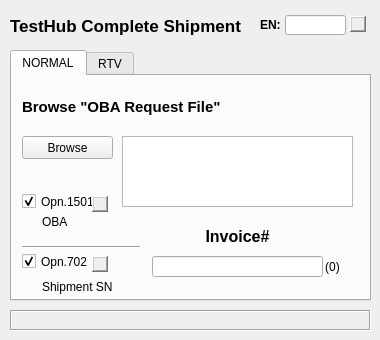
<?xml version="1.0" encoding="UTF-8"?>
<ui version="4.0">
 <class>MainForm</class>
 <widget class="QWidget" name="MainForm">
  <property name="geometry">
   <rect>
    <x>0</x>
    <y>0</y>
    <width>380</width>
    <height>340</height>
   </rect>
  </property>
  <property name="windowTitle">
   <string>TestHub Complete Shipment</string>
  </property>
  <property name="windowIcon">
   <iconset>
    <normalon>Icon1.png</normalon>
   </iconset>
  </property>
  <widget class="QTabWidget" name="tabWidget">
   <property name="geometry">
    <rect>
     <x>10</x>
     <y>50</y>
     <width>361</width>
     <height>251</height>
    </rect>
   </property>
   <property name="contextMenuPolicy">
    <enum>Qt::DefaultContextMenu</enum>
   </property>
   <property name="tabPosition">
    <enum>QTabWidget::North</enum>
   </property>
   <property name="tabShape">
    <enum>QTabWidget::Rounded</enum>
   </property>
   <property name="currentIndex">
    <number>0</number>
   </property>
   <property name="elideMode">
    <enum>Qt::ElideNone</enum>
   </property>
   <property name="usesScrollButtons">
    <bool>true</bool>
   </property>
   <property name="documentMode">
    <bool>false</bool>
   </property>
   <property name="tabsClosable">
    <bool>false</bool>
   </property>
   <property name="movable">
    <bool>false</bool>
   </property>
   <property name="tabBarAutoHide">
    <bool>false</bool>
   </property>
   <widget class="QWidget" name="tab_page0">
    <attribute name="title">
     <string>NORMAL</string>
    </attribute>
    <widget class="QPushButton" name="btn_oba_browse">
     <property name="geometry">
      <rect>
       <x>10</x>
       <y>60</y>
       <width>91</width>
       <height>23</height>
      </rect>
     </property>
     <property name="text">
      <string>Browse</string>
     </property>
    </widget>
    <widget class="QTextEdit" name="oba_file_path">
     <property name="geometry">
      <rect>
       <x>110</x>
       <y>60</y>
       <width>231</width>
       <height>71</height>
      </rect>
     </property>
    </widget>
    <widget class="QLabel" name="lbl_browse_oba">
     <property name="geometry">
      <rect>
       <x>10</x>
       <y>10</y>
       <width>331</width>
       <height>41</height>
      </rect>
     </property>
     <property name="font">
      <font>
       <pointsize>11</pointsize>
       <weight>75</weight>
       <bold>true</bold>
      </font>
     </property>
     <property name="text">
      <string>Browse &quot;OBA Request File&quot;</string>
     </property>
     <property name="alignment">
      <set>Qt::AlignLeading|Qt::AlignLeft|Qt::AlignVCenter</set>
     </property>
    </widget>
    <widget class="QCheckBox" name="checkBox1501">
     <property name="enabled">
      <bool>true</bool>
     </property>
     <property name="geometry">
      <rect>
       <x>10</x>
       <y>110</y>
       <width>81</width>
       <height>31</height>
      </rect>
     </property>
     <property name="autoFillBackground">
      <bool>false</bool>
     </property>
     <property name="text">
      <string>Opn.1501</string>
     </property>
     <property name="checked">
      <bool>true</bool>
     </property>
     <property name="tristate">
      <bool>false</bool>
     </property>
    </widget>
    <widget class="QCheckBox" name="checkBox702">
     <property name="geometry">
      <rect>
       <x>10</x>
       <y>170</y>
       <width>71</width>
       <height>31</height>
      </rect>
     </property>
     <property name="text">
      <string>Opn.702</string>
     </property>
     <property name="checked">
      <bool>true</bool>
     </property>
    </widget>
    <widget class="QLabel" name="lbl_oba">
     <property name="geometry">
      <rect>
       <x>30</x>
       <y>130</y>
       <width>41</width>
       <height>31</height>
      </rect>
     </property>
     <property name="text">
      <string>OBA</string>
     </property>
    </widget>
    <widget class="QLabel" name="lbl_shipsn">
     <property name="geometry">
      <rect>
       <x>30</x>
       <y>200</y>
       <width>71</width>
       <height>21</height>
      </rect>
     </property>
     <property name="text">
      <string>Shipment SN</string>
     </property>
    </widget>
    <widget class="QLabel" name="lbl_inv">
     <property name="geometry">
      <rect>
       <x>140</x>
       <y>140</y>
       <width>171</width>
       <height>41</height>
      </rect>
     </property>
     <property name="font">
      <font>
       <pointsize>12</pointsize>
       <weight>75</weight>
       <bold>true</bold>
      </font>
     </property>
     <property name="text">
      <string>Invoice#</string>
     </property>
     <property name="alignment">
      <set>Qt::AlignCenter</set>
     </property>
    </widget>
    <widget class="QLineEdit" name="txt_inv">
     <property name="geometry">
      <rect>
       <x>140</x>
       <y>180</y>
       <width>171</width>
       <height>21</height>
      </rect>
     </property>
     <property name="maxLength">
      <number>9</number>
     </property>
    </widget>
    <widget class="QLabel" name="lbl_inv_count">
     <property name="geometry">
      <rect>
       <x>300</x>
       <y>170</y>
       <width>41</width>
       <height>41</height>
      </rect>
     </property>
     <property name="text">
      <string>(0)</string>
     </property>
     <property name="alignment">
      <set>Qt::AlignCenter</set>
     </property>
    </widget>
    <widget class="Line" name="line_2">
     <property name="geometry">
      <rect>
       <x>10</x>
       <y>170</y>
       <width>118</width>
       <height>3</height>
      </rect>
     </property>
     <property name="orientation">
      <enum>Qt::Horizontal</enum>
     </property>
    </widget>
    <widget class="QTextEdit" name="textEdit">
     <property name="geometry">
      <rect>
       <x>80</x>
       <y>120</y>
       <width>16</width>
       <height>16</height>
      </rect>
     </property>
     <property name="frameShape">
      <enum>QFrame::WinPanel</enum>
     </property>
     <property name="frameShadow">
      <enum>QFrame::Raised</enum>
     </property>
    </widget>
    <widget class="QTextEdit" name="textEdit_2">
     <property name="geometry">
      <rect>
       <x>80</x>
       <y>180</y>
       <width>16</width>
       <height>16</height>
      </rect>
     </property>
     <property name="frameShape">
      <enum>QFrame::WinPanel</enum>
     </property>
     <property name="frameShadow">
      <enum>QFrame::Raised</enum>
     </property>
    </widget>
   </widget>
   <widget class="QWidget" name="tab_page1">
    <attribute name="title">
     <string>RTV</string>
    </attribute>
    <widget class="QPushButton" name="btn_rtv_browse">
     <property name="geometry">
      <rect>
       <x>10</x>
       <y>60</y>
       <width>91</width>
       <height>23</height>
      </rect>
     </property>
     <property name="text">
      <string>Browse</string>
     </property>
    </widget>
    <widget class="QTextEdit" name="rtv_file_path">
     <property name="geometry">
      <rect>
       <x>110</x>
       <y>60</y>
       <width>231</width>
       <height>71</height>
      </rect>
     </property>
    </widget>
    <widget class="QLabel" name="lbl_browse_rtv">
     <property name="geometry">
      <rect>
       <x>10</x>
       <y>10</y>
       <width>331</width>
       <height>41</height>
      </rect>
     </property>
     <property name="font">
      <font>
       <pointsize>11</pointsize>
       <weight>75</weight>
       <bold>true</bold>
      </font>
     </property>
     <property name="text">
      <string>Browse &quot;Daily Shipment Request File&quot;</string>
     </property>
     <property name="alignment">
      <set>Qt::AlignLeading|Qt::AlignLeft|Qt::AlignVCenter</set>
     </property>
    </widget>
    <widget class="QCheckBox" name="checkBox1801">
     <property name="geometry">
      <rect>
       <x>10</x>
       <y>170</y>
       <width>71</width>
       <height>31</height>
      </rect>
     </property>
     <property name="text">
      <string>Opn.1801</string>
     </property>
     <property name="checked">
      <bool>true</bool>
     </property>
    </widget>
    <widget class="QCheckBox" name="checkBox1502">
     <property name="geometry">
      <rect>
       <x>10</x>
       <y>110</y>
       <width>81</width>
       <height>31</height>
      </rect>
     </property>
     <property name="autoFillBackground">
      <bool>false</bool>
     </property>
     <property name="text">
      <string>Opn.1502</string>
     </property>
     <property name="checked">
      <bool>true</bool>
     </property>
     <property name="tristate">
      <bool>false</bool>
     </property>
    </widget>
    <widget class="QLabel" name="lbl_oba_rtv">
     <property name="geometry">
      <rect>
       <x>30</x>
       <y>130</y>
       <width>101</width>
       <height>41</height>
      </rect>
     </property>
     <property name="text">
      <string>OBA RTV Shipment</string>
     </property>
    </widget>
    <widget class="QLabel" name="lbl_rtv_shipsn">
     <property name="geometry">
      <rect>
       <x>30</x>
       <y>190</y>
       <width>91</width>
       <height>41</height>
      </rect>
     </property>
     <property name="text">
      <string>RTV Shipment SN</string>
     </property>
    </widget>
    <widget class="QLabel" name="lbl_etr">
     <property name="geometry">
      <rect>
       <x>140</x>
       <y>140</y>
       <width>171</width>
       <height>41</height>
      </rect>
     </property>
     <property name="font">
      <font>
       <pointsize>12</pointsize>
       <weight>75</weight>
       <bold>true</bold>
      </font>
     </property>
     <property name="text">
      <string>ETR No.</string>
     </property>
     <property name="alignment">
      <set>Qt::AlignCenter</set>
     </property>
    </widget>
    <widget class="QLineEdit" name="txt_etr">
     <property name="geometry">
      <rect>
       <x>140</x>
       <y>180</y>
       <width>171</width>
       <height>21</height>
      </rect>
     </property>
     <property name="maxLength">
      <number>9</number>
     </property>
    </widget>
    <widget class="QLabel" name="lbl_etr_count">
     <property name="geometry">
      <rect>
       <x>300</x>
       <y>170</y>
       <width>41</width>
       <height>41</height>
      </rect>
     </property>
     <property name="text">
      <string>(0)</string>
     </property>
     <property name="alignment">
      <set>Qt::AlignCenter</set>
     </property>
    </widget>
    <widget class="Line" name="line">
     <property name="geometry">
      <rect>
       <x>10</x>
       <y>170</y>
       <width>118</width>
       <height>3</height>
      </rect>
     </property>
     <property name="orientation">
      <enum>Qt::Horizontal</enum>
     </property>
    </widget>
    <widget class="QTextEdit" name="textEdit_3">
     <property name="geometry">
      <rect>
       <x>80</x>
       <y>120</y>
       <width>16</width>
       <height>16</height>
      </rect>
     </property>
     <property name="frameShape">
      <enum>QFrame::WinPanel</enum>
     </property>
     <property name="frameShadow">
      <enum>QFrame::Raised</enum>
     </property>
     <property name="lineWidth">
      <number>0</number>
     </property>
    </widget>
    <widget class="QTextEdit" name="textEdit_4">
     <property name="geometry">
      <rect>
       <x>80</x>
       <y>180</y>
       <width>16</width>
       <height>16</height>
      </rect>
     </property>
     <property name="frameShape">
      <enum>QFrame::WinPanel</enum>
     </property>
     <property name="frameShadow">
      <enum>QFrame::Raised</enum>
     </property>
    </widget>
   </widget>
  </widget>
  <widget class="QLabel" name="lbl_app">
   <property name="geometry">
    <rect>
     <x>10</x>
     <y>10</y>
     <width>231</width>
     <height>31</height>
    </rect>
   </property>
   <property name="font">
    <font>
     <family>Arial</family>
     <pointsize>13</pointsize>
     <weight>75</weight>
     <bold>true</bold>
    </font>
   </property>
   <property name="text">
    <string>TestHub Complete Shipment</string>
   </property>
  </widget>
  <widget class="QLabel" name="lbl_en">
   <property name="geometry">
    <rect>
     <x>260</x>
     <y>15</y>
     <width>20</width>
     <height>20</height>
    </rect>
   </property>
   <property name="font">
    <font>
     <pointsize>9</pointsize>
     <weight>75</weight>
     <bold>true</bold>
    </font>
   </property>
   <property name="text">
    <string>EN:</string>
   </property>
  </widget>
  <widget class="QLineEdit" name="txten">
   <property name="geometry">
    <rect>
     <x>285</x>
     <y>15</y>
     <width>61</width>
     <height>20</height>
    </rect>
   </property>
   <property name="cursor">
    <cursorShape>ArrowCursor</cursorShape>
   </property>
   <property name="maxLength">
    <number>6</number>
   </property>
   <property name="alignment">
    <set>Qt::AlignLeading|Qt::AlignLeft|Qt::AlignVCenter</set>
   </property>
  </widget>
  <widget class="QLabel" name="lbl_app_status">
   <property name="geometry">
    <rect>
     <x>10</x>
     <y>310</y>
     <width>361</width>
     <height>21</height>
    </rect>
   </property>
   <property name="frameShape">
    <enum>QFrame::Box</enum>
   </property>
   <property name="frameShadow">
    <enum>QFrame::Sunken</enum>
   </property>
   <property name="text">
    <string/>
   </property>
   <property name="alignment">
    <set>Qt::AlignLeading|Qt::AlignLeft|Qt::AlignVCenter</set>
   </property>
  </widget>
  <widget class="QTextEdit" name="textEdit_5">
   <property name="geometry">
    <rect>
     <x>350</x>
     <y>16</y>
     <width>16</width>
     <height>16</height>
    </rect>
   </property>
   <property name="frameShape">
    <enum>QFrame::WinPanel</enum>
   </property>
   <property name="frameShadow">
    <enum>QFrame::Raised</enum>
   </property>
  </widget>
 </widget>
 <resources/>
 <connections/>
</ui>
